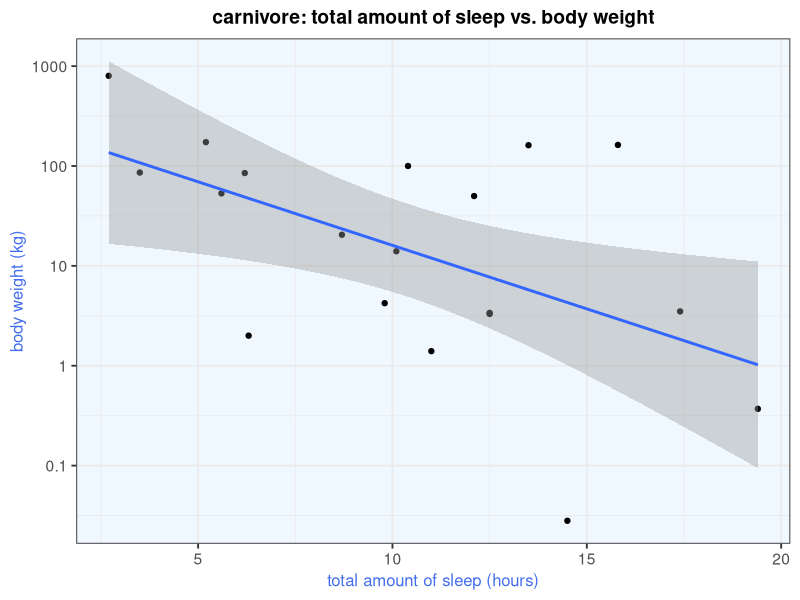
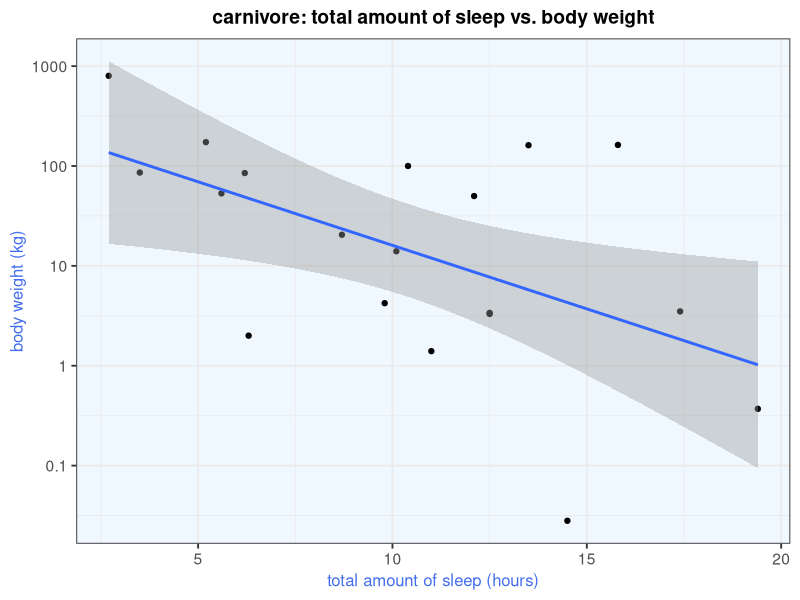
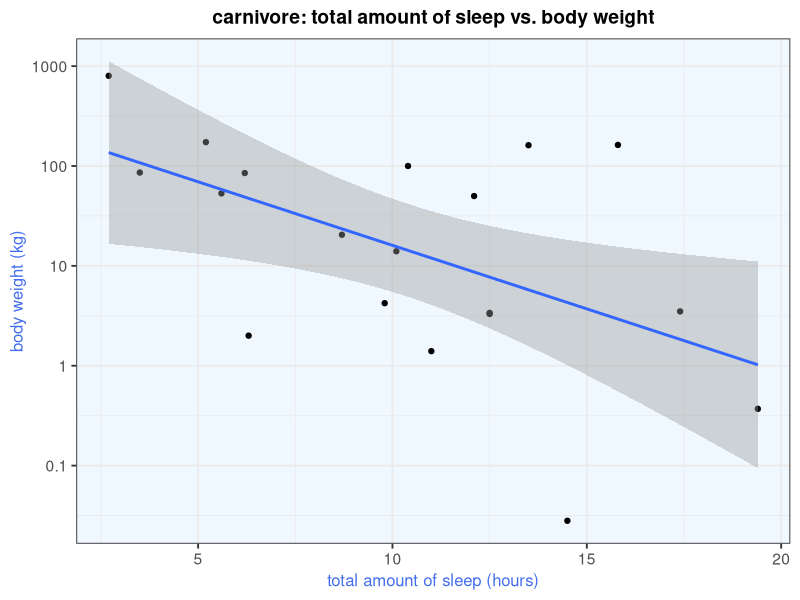
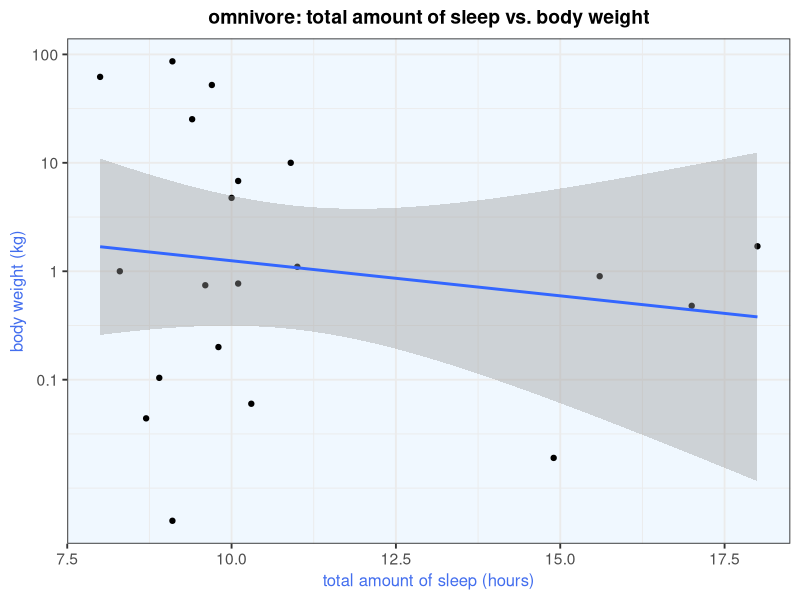
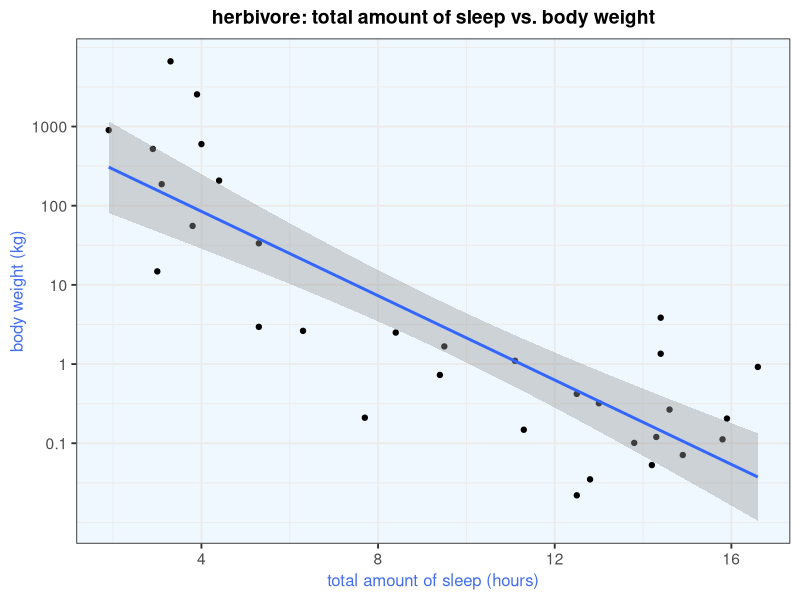
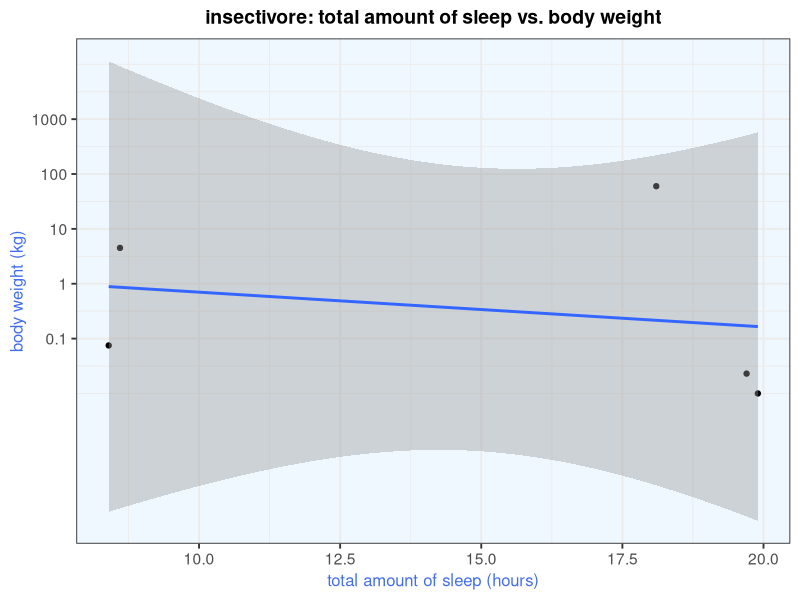

Reproduce these figures in R, in order.
## ---- chunk 1
library(knitr)
library(tidyverse)
library(broom)
library(glue)
library(cowplot)
opts_chunk$set(fig.align="center", fig.height=4, fig.width=5.5)
## ---- chunk 2
glimpse(msleep)
## ---- chunk 3
# environment variable
vore <- "carni"

# generate ggplot
msleep %>%
  filter(.data$vore == .env$vore) %>%
  ggplot() +
  aes(sleep_total, bodywt) +
  geom_point() +
  geom_smooth(method = "lm") +
  ggtitle(glue("{vore}vore: total amount of sleep vs. body weight")) +
  xlab("total amount of sleep (hours)") +
  # applying log scale on body weight
  scale_y_log10(
    name = "body weight (kg)",
    breaks = c(0.1, 1, 10, 100, 1000),
    labels = c("0.1", "1", "10", "100", "1000")
  ) +
  theme_bw(14) +
  theme(
    plot.title=element_text(size=14, hjust = 0.5, face = "bold"),
    panel.background = element_rect(
      fill = "aliceblue"
    ),
    axis.title = element_text(
      color = "royalblue2", size=12
    )
  )
## ---- chunk 4
# function to generate ggplot
make_vore_plot <- function(data, vore) {
  data %>%
  ggplot() +
  aes(sleep_total, bodywt) +
  geom_point() +
  geom_smooth(method = "lm") +
  ggtitle(glue("{vore}vore: total amount of sleep vs. body weight")) +
  xlab("total amount of sleep (hours)") +
  # applying log scale on body weight
  scale_y_log10(
    name = "body weight (kg)",
    breaks = c(0.1, 1, 10, 100, 1000),
    labels = c("0.1", "1", "10", "100", "1000")
  ) +
  theme_bw(14) +
  theme(
    plot.title=element_text(size=14, hjust = 0.5, face = "bold"),
    panel.background = element_rect(
      fill = "aliceblue"
    ),
    axis.title = element_text(
      color = "royalblue2", size=12
    )
  )
}

# creating a dataset where vore == "carni"
data_carni <- msleep %>%
  filter(vore == "carni")

# calling the function by passing dataset and value for vore  
make_vore_plot(data_carni, vore = "carni")

## ---- chunk 5
# setting up a pipeline to generate plots for each vore type
msleep %>% 
  # filtering out rows where vore is null/NA before feeding into nest
  filter(!is.na(vore)) %>%
  nest(data = -vore) %>%
  mutate(plots = map2(data, vore, make_vore_plot)) %>%
  pull(plots) %>%
  walk(print)

